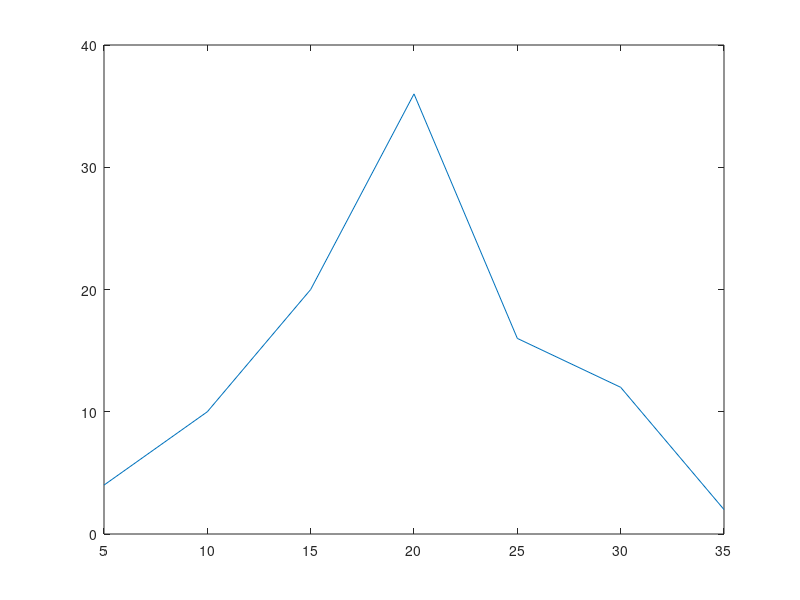

Reproduce this figure in MATLAB.



%% Moments
%X = [0 1 2 3 4 5 6 7 8];
X = [5 10 15 20 25 30 35];
F = [4 10 20 36 16 12 2];
%F = [1 8 28 56 70 56 28 8 1];
N = sum(F);
X_bar = (sum(F.*X))/N;
D = X-X_bar;
r = 4;
Mu = zeros(1,r);
for i = 1:r
  Mu(i) = (sum(F.*D.^i))/N;
end



fprintf('The first r moments are: %0.4f',r)
Mu
plot(X,F)

%Beta1 = (Mu3^2)/(Mu2^3)
%Beta2 = Mu4/(Mu2^2)
